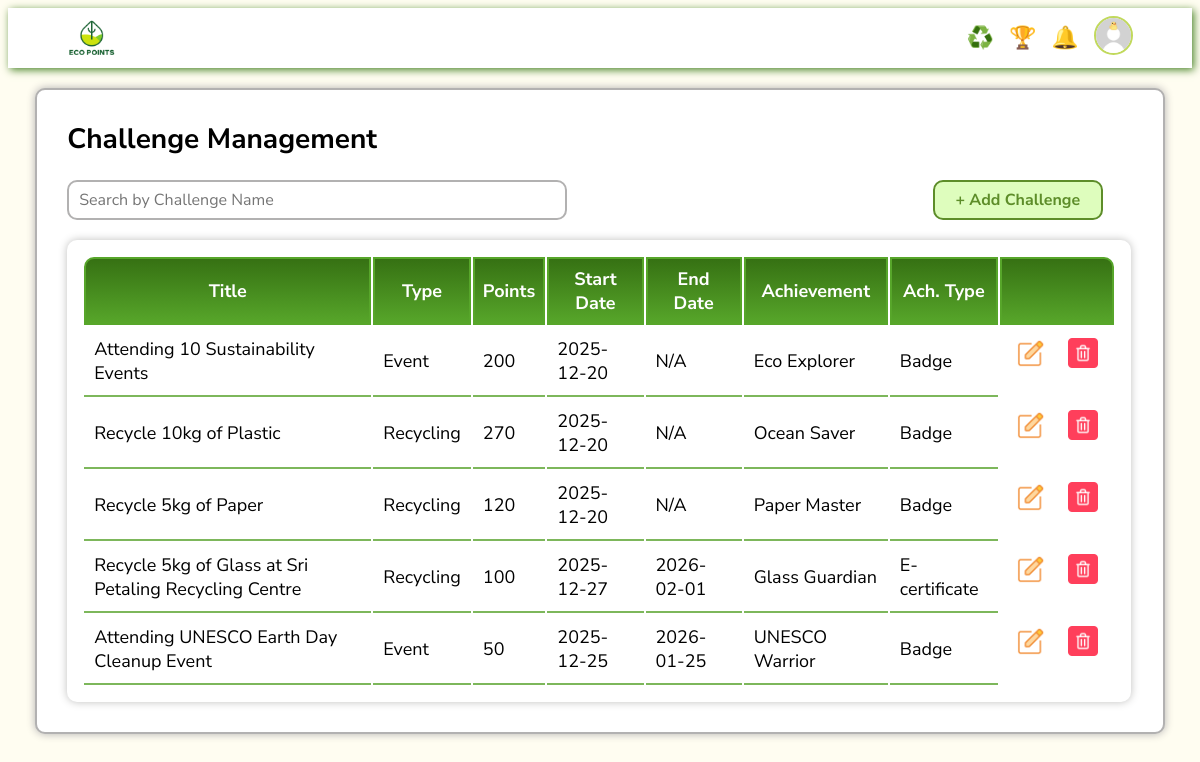
The app's page /admin/challengeManagement.php (signed in) with its own data.
### tables this page shows
CREATE TABLE IF NOT EXISTS `challenge` (
  `challenge_id` varchar(10) NOT NULL,
  `name` varchar(255) NOT NULL,
  `type` enum('Event','Recycling') NOT NULL,
  `points` int NOT NULL,
  `start_date` date NOT NULL,
  `end_date` date DEFAULT NULL,
  `partner_id` varchar(10) DEFAULT NULL,
  `no_of_times` int DEFAULT NULL,
  `is_deleted` tinyint(1) NOT NULL,
  PRIMARY KEY (`challenge_id`),
  UNIQUE KEY `challenge_id` (`challenge_id`),
  UNIQUE KEY `challenge_id_2` (`challenge_id`),
  KEY `partner_id` (`partner_id`)
);

CREATE TABLE IF NOT EXISTS `achievement` (
  `ach_id` varchar(10) NOT NULL,
  `name` varchar(255) NOT NULL,
  `type` enum('Badge','E-certificate') NOT NULL,
  `source` text NOT NULL,
  `challenge_id` varchar(10) DEFAULT NULL,
  `is_deleted` tinyint(1) NOT NULL,
  PRIMARY KEY (`ach_id`),
  UNIQUE KEY `ach_id` (`ach_id`),
  KEY `challenge_id` (`challenge_id`)
);

### admin/challengeManagement.php (the view, shortened to what this page needs)
<?php
    require_once "../conn.php";
?>
<!DOCTYPE html>
<html lang="en">
<head>
    <link href="../commonStyle.css" rel="stylesheet">
</head>
<body>
    <?php include "adminTaskbar.php"; ?>
    <div class="wrapper">
        <label id="challenge_management">Challenge Management</label>
        <br>
        <div class="challenge-top">
            <input type="search" id="search_bar" placeholder="Search by Challenge Name">
            <button id="add_challenge">+ Add Challenge</button>
        </div>
        <div class="table-wrapper">
            <table id="challenge_table">
                <thead>
                    <tr>
                        <th>Title</th>
                        <th>Type</th>
                        <th>Points</th>
                        <th>Start Date</th>
                        <th>End Date</th>
                        <th>Achievement</th>
                        <th>Ach. Type</th>
                        <th></th>
                    </tr>
                </thead>
                <tbody>
                    <?php
                        $sql = "SELECT * FROM challenge WHERE is_deleted = 0";
                        $result = mysqli_query($con, $sql);
                        if(mysqli_num_rows($result) === 0){
                            echo "<tr>
                                    <td colspan='6'>No challenges found.</td>
                                </tr>";
                        }
                        else{
                            while($row = mysqli_fetch_assoc($result)){
                                $challenge_id = $row["challenge_id"];
                                $title = $row["name"];
                                $type = $row["type"];
                                $points = $row["points"];
                                $start_date = $row["start_date"];
                                $end_date = $row["end_date"];
                                if(!$end_date){
                                    $end_date = "N/A";
                                }
                                $get_ach_sql = "SELECT * FROM achievement WHERE challenge_id = '$challenge_id'";
                                $ach = mysqli_query($con, $get_ach_sql);
                                $achievement = mysqli_fetch_assoc($ach);
                                $ach_id = $achievement["ach_id"];
                                $ach_name = $achievement["name"];
                                $ach_type = $achievement["type"];
                                echo "<tr data-id='$challenge_id' data-ach_id='$ach_id'>
                                        <td>$title</td>
                                        <td>$type</td>
                                        <td>$points</td>
                                        <td>$start_date</td>
                                        <td>$end_date</td>
                                        <td>$ach_name</td>
                                        <td>$ach_type</td>
                                        <td class='buttons'>
                                            <button class='edit_btn'>
                                                <img src='../images/editRemoveIcons/edit.png' alt='edit'>
                                            </button>
                                            <button class='remove_btn'>
                                                <img src='../images/editRemoveIcons/delete.png' alt='remove'>
                                            </button>
                                        </td>
                                    </tr>";
                            }
                        }
                    ?>
                </tbody>
            </table>
        </div>
    </div>
</body>
</html>

### commonStyle.css (style rules this page uses)
body { font-family: "Nunito Sans", sans-serif; background-color: #FFFDF1 ; }

### admin/challengeManagement.php (style rules this page uses)
.wrapper { width: 90%; display: flex; flex-direction: column; margin: auto; margin-top: 20px; padding: 30px; background: white; border: 2px solid #b2b1b1ff; box-shadow: 0 0 8px #b2b1b1ff; border-radius: 10px; }
#challenge_management { font-size: 28px; font-weight: bold; }
.challenge-top { width: 100%; display: flex; gap: 20px; }
.challenge-top input { width: 500px; height: 40px; font-size: 16px; font-family: "Nunito Sans", sans-serif; padding: 10px; border-radius: 10px; border: 2px solid #b2b1b1ff; }
.challenge-top button { margin-left: auto; margin-right: 30px; width: 170px; height: 40px; font-size: 16px; font-family: "Nunito Sans", sans-serif; font-weight: bold; color: #5d8d29ff; border-radius: 10px; border: 2px solid #5d8d29ff; background: #defdbdff; cursor: pointer; }
.table-wrapper { width: 97%; padding: 15px; margin-top: 20px; border-radius: 10px; box-shadow: 0 0 8px #bfbfbeff; overflow-x: auto; }
#challenge_table { width: 100%; }
thead th { border: 2px solid #57a62aff; font-size: 18px; color: white; padding: 8px; background: linear-gradient(to bottom, #367113ff, #57a62aff); }
thead th:first-child { border-top-left-radius: 10px; }
thead th:last-child { border-top-right-radius: 10px; }
tbody tr { background: white; transition: 0.3s ease; }
tbody td { border-bottom: 2px solid #7db75bff; padding: 10px; font-size: 18px; }
tbody td:last-child { border-bottom: none; }
tbody td img { width: 30px; }
tbody td button { border: none; background: white; cursor: pointer; transition: 0.3s ease; }
.buttons { display: flex; gap: 10px; justify-content: center; align-items: center; }

### records on screen
challenge: name "Attending 10 Sustainability Events", type "Event", points "200", start_date "2025-12-20", end_date "N/A", achievement.name "Eco Explorer", achievement.type "Badge"
challenge: name "Recycle 10kg of Plastic", type "Recycling", points "270", start_date "2025-12-20", end_date "N/A", achievement.name "Ocean Saver", achievement.type "Badge"
challenge: name "Recycle 5kg of Paper", type "Recycling", points "120", start_date "2025-12-20", end_date "N/A", achievement.name "Paper Master", achievement.type "Badge"
challenge: name "Recycle 5kg of Glass at Sri Petaling Recycling Centre", type "Recycling", points "100", start_date "2025-12-27", end_date "2026-02-01", achievement.name "Glass Guardian", achievement.type "E-certificate"
challenge: name "Attending UNESCO Earth Day Cleanup Event", type "Event", points "50", start_date "2025-12-25", end_date "2026-01-25", achievement.name "UNESCO Warrior", achievement.type "Badge"
